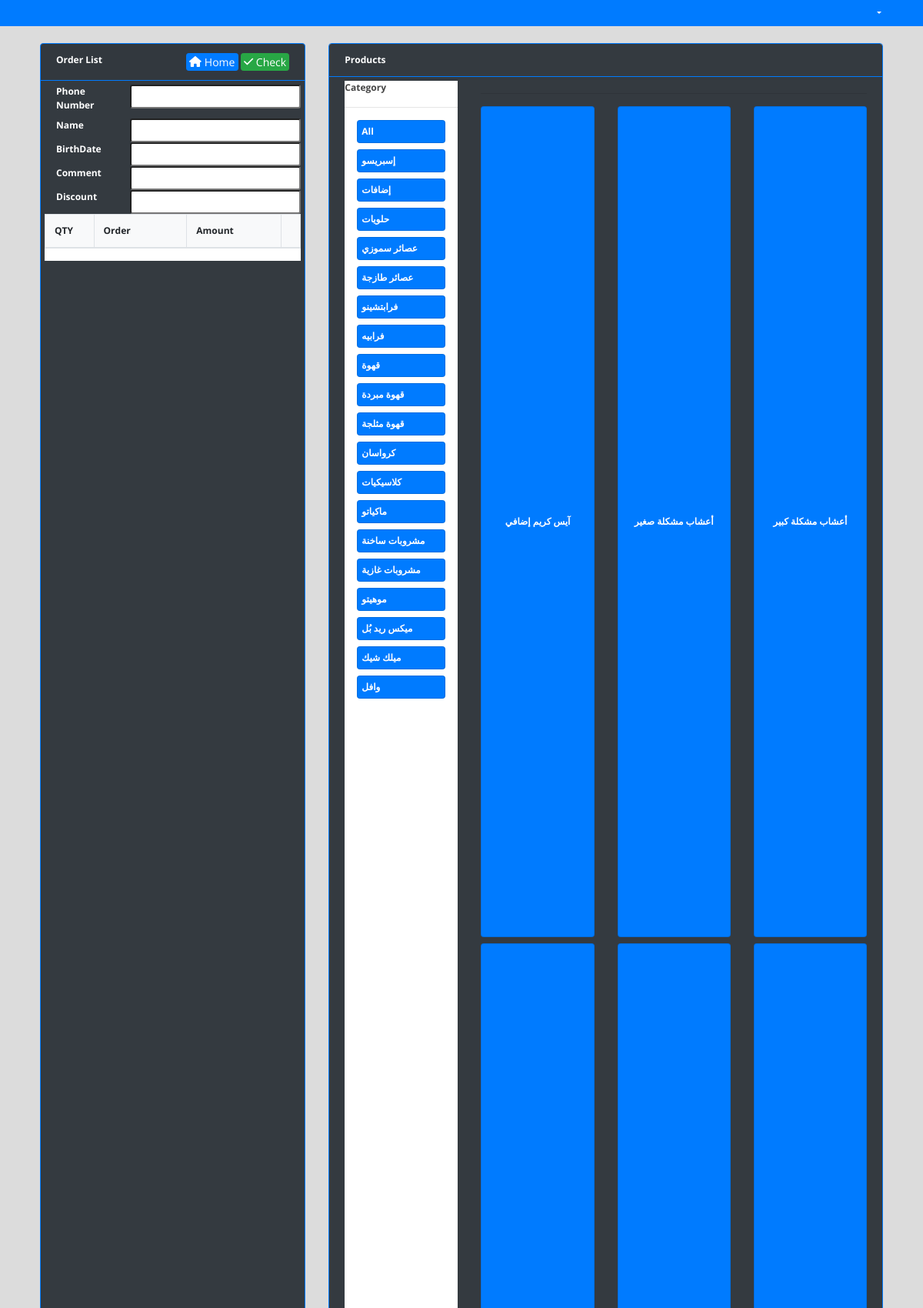
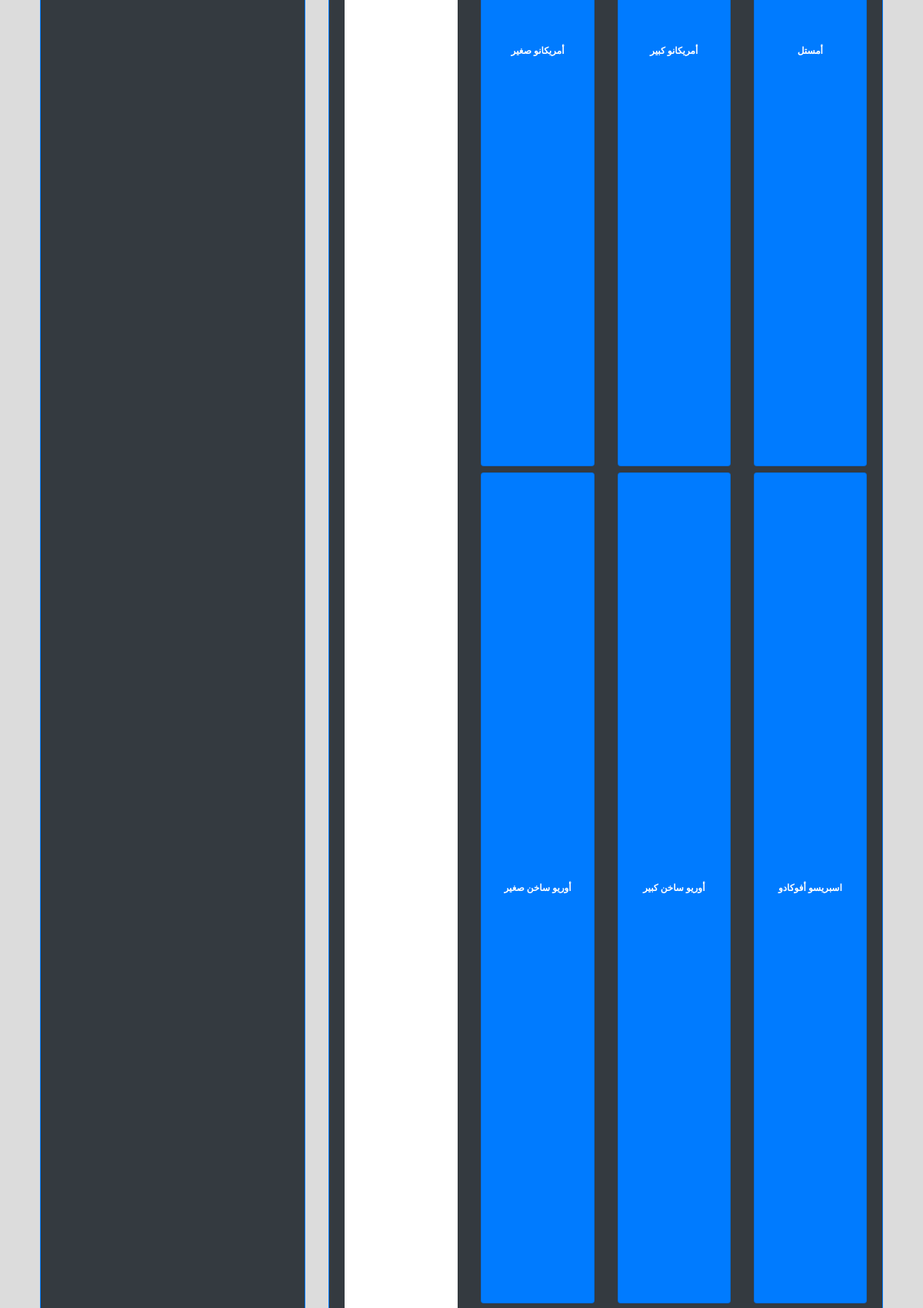
The app's page /billing/index.php (upper part) with its own data (2 pictures, top to bottom).
### tables this page shows
CREATE TABLE `categories` (
  `id` int(30) NOT NULL,
  `name` varchar(200) NOT NULL,
  `description` text NOT NULL,
  `name_ar` varchar(200) NOT NULL
);

CREATE TABLE `products` (
  `id` int(30) NOT NULL,
  `category_id` int(30) NOT NULL,
  `name` varchar(200) NOT NULL,
  `description` text NOT NULL,
  `price` float NOT NULL,
  `status` tinyint(1) NOT NULL DEFAULT 1 COMMENT '0=Unavailable,1=Available',
  `name_ar` varchar(200) NOT NULL
);

### billing/home.php (the view, shortened to what this page needs)
<?php include '../db_connect.php' ?>
<div class="container-fluid o-field">
    <div class="row mt-3 ml-3 mr-3">
        <div class="col-lg-4">
            <div class="card bg-dark border-primary">
                <div class="card-header text-white border-primary">
                    <b>Order List</b>
                    <span class="float-right">
                        <a class="btn btn-primary btn-sm" href="../index.php" id="home_button">
                            <i class="fa fa-home"></i> Home
                        </a>
                        <a class="btn btn-success btn-sm" href="#" id="check_client">
                            <i class="fa fa-check"></i> Check
                        </a>
                    </span>
                </div>
                <div class="card-body">
                    <form action="" id="manage-order">
                        <div class="bg-white" id='o-list'>
                            <div class="d-flex w-100 bg-dark">
                                <label for="phone_number" class="col-sm-4 text-white"><b>Phone Number</b></label>
                                <input type="text" class="form-control-sm col-sm-8" name="phone_number" id="phone_number" value="<?php echo isset($phone_no) ? $phone_no : '' ?>">
                            </div>
                            <div class="d-flex w-100 bg-dark mb">
                                <label for="name" class="col-sm-4 text-white"><b>Name</b></label>
                                <input type="text" class="form-control-sm col-sm-8" name="name" id="name" value="<?php echo isset($name) ? $name : '' ?>">
                            </div>
                            <div class="d-flex w-100 bg-dark">
                                <label for="BirthDate" class="col-sm-4 text-white"><b>BirthDate</b></label>
                                <input type="text" class="form-control-sm col-sm-8" name="BirthDate" id="BirthDate" value="<?php echo isset($BirthDate) ? $BirthDate : '' ?>">
                            </div>
                            <div class="d-flex w-100 bg-dark">
                                <label for="Comment" class="col-sm-4 text-white"><b>Comment</b></label>
                                <input type="text" class="form-control-sm col-sm-8" name="Comment" value="<?php echo isset($Comment) ? $Comment : '' ?>">
                            </div>
                            <div class="d-flex w-100 bg-dark">
                                <label for="Discount" class="col-sm-4 text-white"><b>Discount</b></label>
                                <input type="number" class="form-control-sm col-sm-8" name="Discount" id="Discount" value="<?php echo isset($Discount) ? $Discount : '' ?>">
                            </div>
                            <table class="table table-bordered bg-light">
                                <colgroup>
                                    <col width="20%">
                                    <col width="40%">
                                    <col width="40%">
                                    <col width="5%">
                                </colgroup>
                                <thead>
                                    <tr>
                                        <th>QTY</th>
                                        <th>Order</th>
                                        <th>Amount</th>
                                        <th></th>
                                    </tr>
                                </thead>
                            </table>
                        </div>
                    </form>
                </div>
            </div>
        </div>
        <div class="col-lg-8 p-field">
            <div class="card border-primary">
                <div class="card-header bg-dark text-white border-primary">
                    <b>Products</b>
                </div>
                <div class="card-body bg-dark d-flex" id='prod-list'>
                    <div class="col-md-3">
                        <div class="w-100 pr-0 bg-white" id="cat-list">
                            <b>Category</b>
                            <hr>
                            <div class="card bg-primary mx-3 mb-2 cat-item" style="height:auto !important;" data-id = 'all'>
                                <div class="card-body">
                                    <span><b class="text-white">
                                        All
                                    </b></span>
                                </div>
                            </div>
                            <?php
                            $qry = $conn->query("SELECT * FROM categories order by name_ar asc");
                            while($row=$qry->fetch_assoc()):
                            ?>
                            <div class="card bg-primary mx-3 mb-2 cat-item" style="height:auto !important;" data-id = '<?php echo $row['id'] ?>'>
                                <div class="card-body">
                                    <span><b class="text-white">
                                        <?php echo ucwords($row['name_ar']) ?>
                                    </b></span>
                                </div>
                            </div>
                            <?php endwhile; ?>
                        </div>
                    </div>
                    <div class="col-md-9">
                        <hr>
                        <div class="row">
                            <?php
                            $prod = $conn->query("SELECT * FROM products where status = 1 order by name_ar asc");
                            while($row=$prod->fetch_assoc()):
                            ?>
                            <div class="col-md-4 mb-2">
                                <div class="card bg-primary prod-item" data-json = '<?php echo json_encode($row) ?>' data-category-id="<?php echo $row['category_id'] ?>">
                                    <div class="card-body">
                                        <span><b class="text-white">
                                            <?php echo $row['name_ar'] ?>
                                        </b></span>
                                    </div>
                                </div>
                            </div>
                            <?php endwhile; ?>
                        </div>
                    </div>
                </div>
            </div>
        </div>
    </div>
</div>

### assets/css/style.css (style rules this page uses)
body { font-family: "Open Sans", sans-serif; color: #444444; width: 100%; height: calc(100%); font-size: 12px; }
a { color: #1977cc; }
.btn-sm { padding: .0001rem .2rem; }

### billing/index.php (style rules this page uses)
body { background: #80808045; position: fixed; width: calc(100%); height: calc(100%); overflow: auto; }

### billing/home.php (style rules this page uses)
main .card { height:calc(100%); }
main .card-body { height:calc(100%); overflow: auto; padding: 5px; position: relative; }
main .container-fluid, main .container-fluid>.row,main .container-fluid>.row>div { height:calc(100%); }
#o-list { height: calc(87%); overflow: auto; }
.prod-item { min-height: 12vh; cursor: pointer; }
.prod-item .card-body { display: flex; justify-content: center; align-items: center; }
#cat-list { height: calc(100%) }
.cat-item { cursor: pointer; }

### records on screen
categories: name_ar "إسبريسو"
categories: name_ar "إضافات"
categories: name_ar "حلويات"
categories: name_ar "عصائر سموزي"
categories: name_ar "عصائر طازجة"
categories: name_ar "فرابتشينو"
categories: name_ar "فرابيه"
categories: name_ar "قهوة"
categories: name_ar "قهوة مبردة"
categories: name_ar "قهوة مثلجة"
categories: name_ar "كرواسان"
categories: name_ar "كلاسيكيات"
categories: name_ar "ماكياتو"
categories: name_ar "مشروبات ساخنة"
categories: name_ar "مشروبات غازية"
categories: name_ar "موهيتو"
categories: name_ar "ميكس ريد بُل"
categories: name_ar "ميلك شيك"
categories: name_ar "وافل"
products: name_ar "آيس كريم إضافي"
products: name_ar "أعشاب مشكلة صغير"
products: name_ar "أعشاب مشكلة كبير"
products: name_ar "أمريكانو صغير"
products: name_ar "أمريكانو كبير"
products: name_ar "أمستل"
products: name_ar "أوريو ساخن صغير"
products: name_ar "أوريو ساخن كبير"
products: name_ar "اسبريسو أفوكادو"
